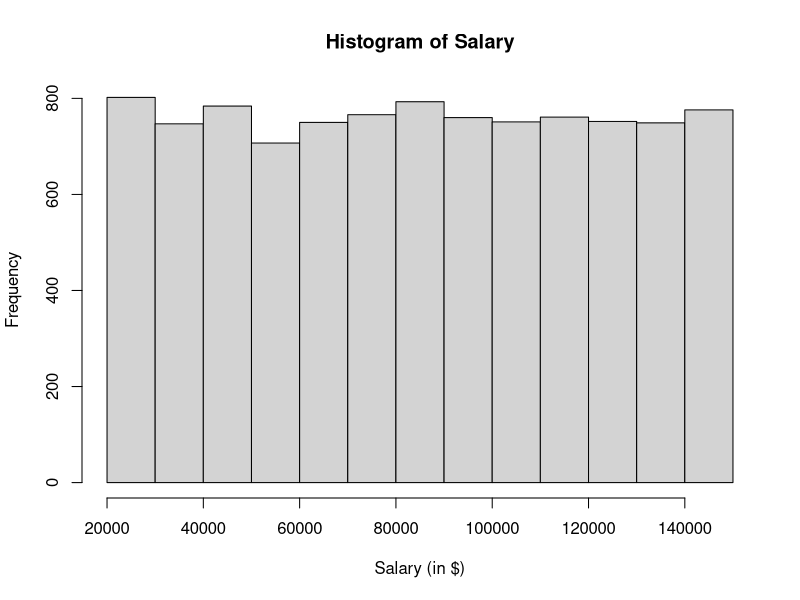
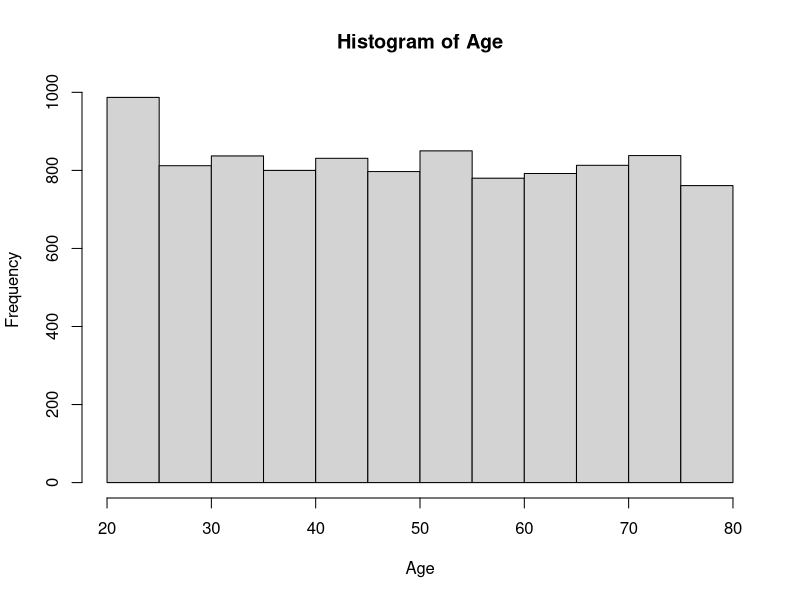

Write the R code that produced these figures, in order. (Note: this script raises an error after producing the figures.)
##Project: Acer vs Sony Brand Preference
##Name: Francesca Prata
##Data Importing training data 
##Version: 1

## Importing training data and pre-processing 
library(readr)
library(ggplot2)
library(caret)
library(randomForest)

##Import dataset
CompleteResponses <- read.csv("Data/CompleteResponses.csv")

##Preprocess brand, car and zipcode into factor
CompleteResponses$brand <- as.factor(CompleteResponses$brand)
CompleteResponses$car <- as.factor(CompleteResponses$car)
CompleteResponses$zipcode <- as.factor(CompleteResponses$zipcode)

##Preprocess elevel as ordered 
CompleteResponses$elevel <- as.ordered(CompleteResponses$elevel)

##Create histograms
hist(CompleteResponses$salary, main = "Histogram of Salary", xlab = "Salary (in $)")
hist(CompleteResponses$age, main = "Histogram of Age", xlab = "Age")
hist(CompleteResponses$elevel, main = "Histogram of Level of Education", xlab = "Education level")
hist(CompleteResponses$car, main = "Histogram of Car Brand", xlab = "Car brand")
hist(CompleteResponses$credit, main = "Histogram of Credit", xlab = "Credit (in $)")
hist(CompleteResponses$zipcode, main = "Histogram of Zipcode", xlab = "Zipcode")
hist(CompleteResponses$brand, main = "Histogram of PC Brand", xlab = "Brand")

## Create scatter plots
plot(CompleteResponses$age,CompleteResponses$salary, main = "Regression Age on Salary", 
     xlab = "Age", ylab = "Salary (in $)")
plot(CompleteResponses$age,CompleteResponses$brand, main = "Regression Age on Brand", 
     xlab = "Age", ylab = "Brand")
plot(CompleteResponses$brand,CompleteResponses$age, main = "Regression Age on Brand", 
     xlab = "Brand", ylab = "Age")

##Creating scatters with multiple layers 
ggplot(data=CompleteResponses) +
  geom_point(aes(x=age, y=salary, color=brand))
ggplot(data=CompleteResponses) +
  geom_point(aes(x=age, y=elevel, color=brand))
ggplot(data=CompleteResponses) +
  geom_point(aes(x=salary, y=credit, color=brand))
